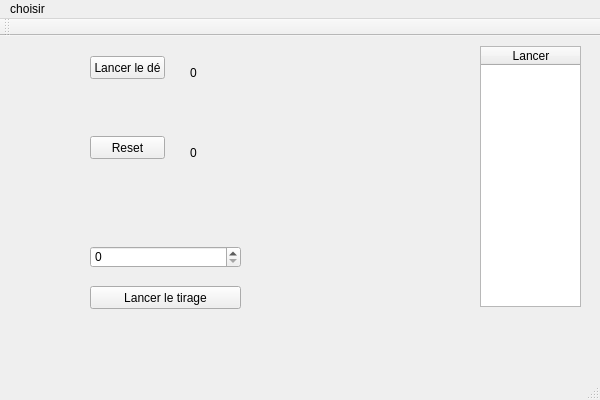
<?xml version="1.0" encoding="UTF-8"?>
<ui version="4.0">
 <class>AffichageClass</class>
 <widget class="QMainWindow" name="AffichageClass">
  <property name="geometry">
   <rect>
    <x>0</x>
    <y>0</y>
    <width>600</width>
    <height>400</height>
   </rect>
  </property>
  <property name="windowTitle">
   <string>Affichage</string>
  </property>
  <widget class="QWidget" name="centralWidget">
   <widget class="QPushButton" name="lancerDe">
    <property name="geometry">
     <rect>
      <x>90</x>
      <y>20</y>
      <width>75</width>
      <height>23</height>
     </rect>
    </property>
    <property name="text">
     <string>Lancer le dé</string>
    </property>
   </widget>
   <widget class="QPushButton" name="reset">
    <property name="geometry">
     <rect>
      <x>90</x>
      <y>100</y>
      <width>75</width>
      <height>23</height>
     </rect>
    </property>
    <property name="text">
     <string>Reset</string>
    </property>
   </widget>
   <widget class="QLabel" name="label">
    <property name="geometry">
     <rect>
      <x>200</x>
      <y>30</y>
      <width>47</width>
      <height>13</height>
     </rect>
    </property>
    <property name="text">
     <string/>
    </property>
   </widget>
   <widget class="QLabel" name="deValeur">
    <property name="geometry">
     <rect>
      <x>190</x>
      <y>30</y>
      <width>47</width>
      <height>13</height>
     </rect>
    </property>
    <property name="text">
     <string>0</string>
    </property>
   </widget>
   <widget class="QLabel" name="deTotal">
    <property name="geometry">
     <rect>
      <x>190</x>
      <y>110</y>
      <width>47</width>
      <height>13</height>
     </rect>
    </property>
    <property name="text">
     <string>0</string>
    </property>
   </widget>
   <widget class="QPushButton" name="plusieurLancerStart">
    <property name="geometry">
     <rect>
      <x>90</x>
      <y>250</y>
      <width>151</width>
      <height>23</height>
     </rect>
    </property>
    <property name="text">
     <string>Lancer le tirage</string>
    </property>
   </widget>
   <widget class="QTableWidget" name="table">
    <property name="geometry">
     <rect>
      <x>480</x>
      <y>10</y>
      <width>101</width>
      <height>261</height>
     </rect>
    </property>
    <column>
     <property name="text">
      <string>Lancer</string>
     </property>
    </column>
   </widget>
   <widget class="QSpinBox" name="plusieurLancerNombre">
    <property name="geometry">
     <rect>
      <x>90</x>
      <y>210</y>
      <width>151</width>
      <height>22</height>
     </rect>
    </property>
    <property name="acceptDrops">
     <bool>false</bool>
    </property>
   </widget>
  </widget>
  <widget class="QMenuBar" name="menuBar">
   <property name="geometry">
    <rect>
     <x>0</x>
     <y>0</y>
     <width>600</width>
     <height>21</height>
    </rect>
   </property>
   <widget class="QMenu" name="menuchoisir">
    <property name="title">
     <string>choisir</string>
    </property>
    <addaction name="actionde"/>
    <addaction name="actiondehisto"/>
   </widget>
   <addaction name="menuchoisir"/>
  </widget>
  <widget class="QToolBar" name="mainToolBar">
   <attribute name="toolBarArea">
    <enum>TopToolBarArea</enum>
   </attribute>
   <attribute name="toolBarBreak">
    <bool>false</bool>
   </attribute>
  </widget>
  <widget class="QStatusBar" name="statusBar"/>
  <action name="actionde">
   <property name="text">
    <string>de</string>
   </property>
  </action>
  <action name="actiondehisto">
   <property name="text">
    <string>dehisto</string>
   </property>
  </action>
 </widget>
 <layoutdefault spacing="6" margin="11"/>
 <resources>
  <include location="Affichage.qrc"/>
 </resources>
 <connections>
  <connection>
   <sender>lancerDe</sender>
   <signal>clicked()</signal>
   <receiver>AffichageClass</receiver>
   <slot>lancerDe()</slot>
   <hints>
    <hint type="sourcelabel">
     <x>127</x>
     <y>64</y>
    </hint>
    <hint type="destinationlabel">
     <x>299</x>
     <y>199</y>
    </hint>
   </hints>
  </connection>
  <connection>
   <sender>reset</sender>
   <signal>clicked()</signal>
   <receiver>AffichageClass</receiver>
   <slot>reset()</slot>
   <hints>
    <hint type="sourcelabel">
     <x>127</x>
     <y>144</y>
    </hint>
    <hint type="destinationlabel">
     <x>299</x>
     <y>199</y>
    </hint>
   </hints>
  </connection>
  <connection>
   <sender>actionde</sender>
   <signal>triggered()</signal>
   <receiver>AffichageClass</receiver>
   <slot>pageDe()</slot>
   <hints>
    <hint type="sourcelabel">
     <x>-1</x>
     <y>-1</y>
    </hint>
    <hint type="destinationlabel">
     <x>299</x>
     <y>199</y>
    </hint>
   </hints>
  </connection>
  <connection>
   <sender>actiondehisto</sender>
   <signal>triggered()</signal>
   <receiver>AffichageClass</receiver>
   <slot>pageDeHisto()</slot>
   <hints>
    <hint type="sourcelabel">
     <x>-1</x>
     <y>-1</y>
    </hint>
    <hint type="destinationlabel">
     <x>299</x>
     <y>199</y>
    </hint>
   </hints>
  </connection>
  <connection>
   <sender>plusieurLancerStart</sender>
   <signal>clicked()</signal>
   <receiver>AffichageClass</receiver>
   <slot>plusieurLancer()</slot>
   <hints>
    <hint type="sourcelabel">
     <x>165</x>
     <y>294</y>
    </hint>
    <hint type="destinationlabel">
     <x>299</x>
     <y>199</y>
    </hint>
   </hints>
  </connection>
 </connections>
 <slots>
  <slot>lancerDe()</slot>
  <slot>reset()</slot>
  <slot>pageDe()</slot>
  <slot>pageDeHisto()</slot>
  <slot>plusieurLancer()</slot>
 </slots>
</ui>
